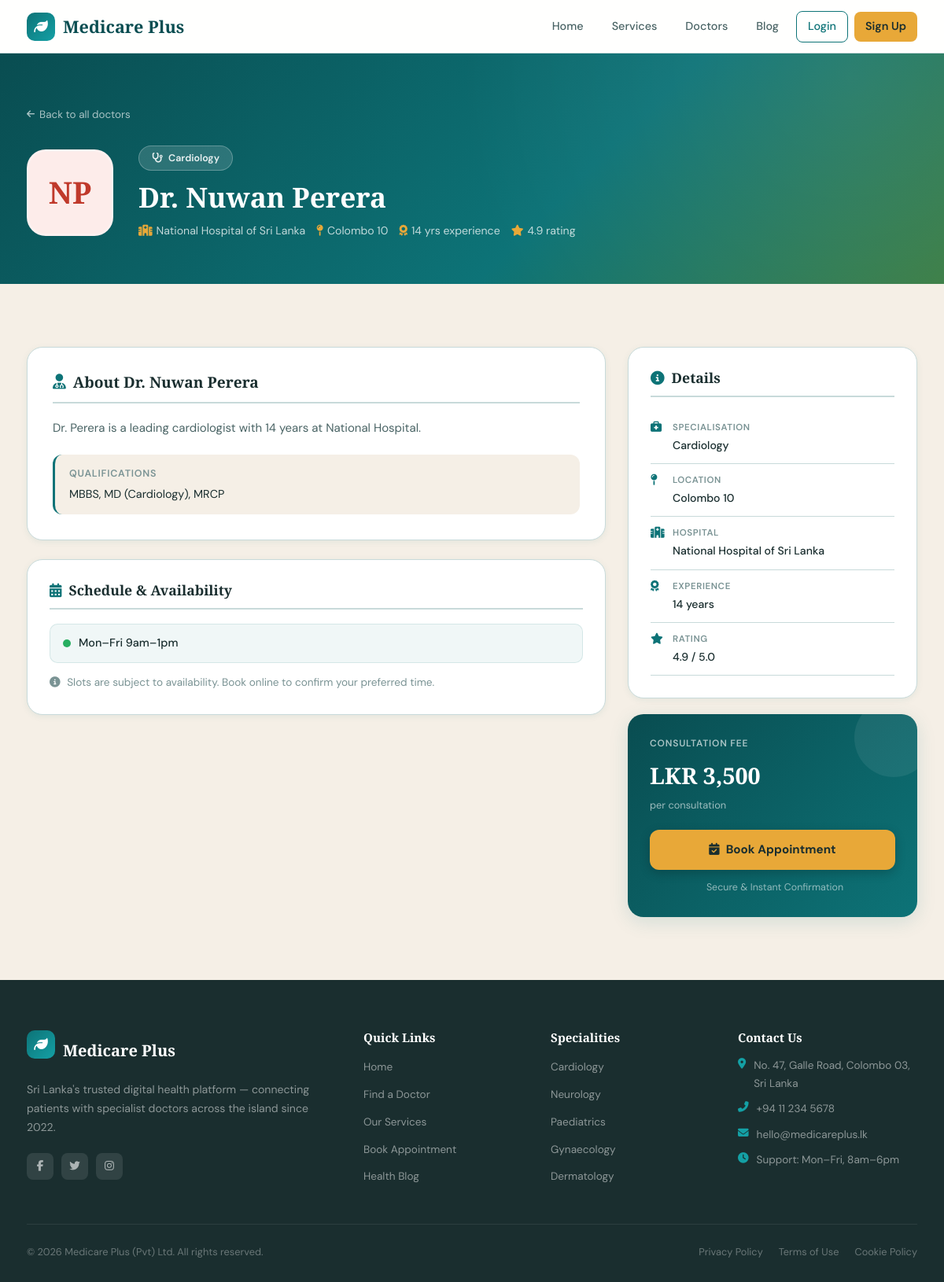
Page /doctor_profile.php?id=1 on the committed database.
### tables this page shows
CREATE TABLE IF NOT EXISTS doctors (
    id                  INT UNSIGNED AUTO_INCREMENT PRIMARY KEY,
    user_id             INT UNSIGNED NOT NULL UNIQUE,
    specialization      VARCHAR(120) NOT NULL,
    qualification       VARCHAR(255),
    hospital            VARCHAR(180),
    location            VARCHAR(180),
    consultation_fee    DECIMAL(10,2) NOT NULL DEFAULT 1500.00,
    experience_years    TINYINT UNSIGNED DEFAULT 0,
    rating              DECIMAL(3,2) DEFAULT 4.00,
    availability        VARCHAR(255),
    bio                 TEXT,
    created_at          TIMESTAMP DEFAULT CURRENT_TIMESTAMP,
    FOREIGN KEY (user_id) REFERENCES users(id) ON DELETE CASCADE
);

CREATE TABLE IF NOT EXISTS users (
    id              INT UNSIGNED AUTO_INCREMENT PRIMARY KEY,
    first_name      VARCHAR(80)  NOT NULL,
    last_name       VARCHAR(80)  NOT NULL,
    email           VARCHAR(180) NOT NULL UNIQUE,
    password_hash   VARCHAR(255) NOT NULL,
    role            ENUM('patient','doctor','admin') NOT NULL DEFAULT 'patient',
    phone           VARCHAR(20),
    address         VARCHAR(255),
    city            VARCHAR(100),
    created_at      TIMESTAMP DEFAULT CURRENT_TIMESTAMP,
    updated_at      TIMESTAMP DEFAULT CURRENT_TIMESTAMP ON UPDATE CURRENT_TIMESTAMP
);

### functions.php (called while the page is built, shortened)
<?php
function fetch_doctor_by_id(int $id): ?array {
    $conn = get_db_connection();
    $stmt = $conn->prepare(
        'SELECT d.*, u.first_name, u.last_name, u.email, u.phone, u.city
         FROM doctors d JOIN users u ON u.id = d.user_id WHERE d.id = ? LIMIT 1'
    );
    $stmt->bind_param('i', $id);
    $stmt->execute();
    $row = $stmt->get_result()->fetch_assoc();
    return $row ?: null;
}

### doctor_profile.php (the view, shortened to what this page needs)
<?php
require_once 'functions.php';
$docId  = filter_input(INPUT_GET, 'id', FILTER_VALIDATE_INT);
$doctor = $docId ? fetch_doctor_by_id($docId) : null;
include 'header.php';
$specColours = [
    'Cardiology'           => ['#c0392b','#fdecea'],
    'Neurology'            => ['#6c3483','#f3e8f9'],
    'Paediatrics'          => ['#1565c0','#e3f0fc'],
    'Pediatrics'           => ['#1565c0','#e3f0fc'],
    'Dermatology'          => ['#b7950b','#fef9e7'],
    'Orthopaedics'         => ['#1a5276','#eaf2fc'],
    'Orthopedics'          => ['#1a5276','#eaf2fc'],
    'General Practitioner' => ['#1e8449','#e9f7ef'],
    'Gynaecology'          => ['#b03a8a','#fce4f4'],
    'ENT'                  => ['#ca6f1e','#fef3e2'],
    'Endocrinology'        => ['#1abc9c','#e8faf5'],
    'Pulmonology'          => ['#2980b9','#eaf4fb'],
];
?>
<?php if ($doctor):
    $spec     = htmlspecialchars($doctor['specialization']);
    $name     = htmlspecialchars($doctor['first_name'] . ' ' . $doctor['last_name']);
    $initials = strtoupper(substr($doctor['first_name'],0,1) . substr($doctor['last_name'],0,1));
    $rating   = (float)$doctor['rating'];
    $fee      = (float)$doctor['consultation_fee'];
    $exp      = (int)$doctor['experience_years'];
    $hosp     = htmlspecialchars($doctor['hospital'] ?? '');
    $city     = htmlspecialchars($doctor['location'] ?? $doctor['city'] ?? 'Sri Lanka');
    $avail    = htmlspecialchars($doctor['availability'] ?? 'Mon – Fri, 9am – 5pm');
    $bio      = nl2br(htmlspecialchars($doctor['bio'] ?: 'No biography provided for this specialist.'));
    $qual     = htmlspecialchars($doctor['qualification'] ?? '');
    $colours  = $specColours[$doctor['specialization']] ?? ['var(--teal)','rgba(13,115,119,.08)'];
    $accentC  = $colours[0];
    $lightC   = $colours[1];
?>
<section style="background:linear-gradient(135deg,var(--teal-dark) 0%,var(--teal) 60%,var(--leaf) 100%);padding:64px 0 56px;position:relative;overflow:hidden">
    <div style="position:absolute;inset:0;background:radial-gradient(circle at 90% 10%,rgba(255,255,255,.07) 0%,transparent 45%);pointer-events:none"></div>
    <div class="container" style="position:relative">
        <a href="doctors.php" style="display:inline-flex;align-items:center;gap:6px;color:rgba(255,255,255,.65);font-size:.84rem;text-decoration:none;margin-bottom:28px;transition:color .2s"
            onmouseover="this.style.color='#fff'" onmouseout="this.style.color='rgba(255,255,255,.65)'">
            <i class="fas fa-arrow-left" style="font-size:.72rem"></i> Back to all doctors
        </a>
        <div style="display:flex;align-items:center;gap:32px;flex-wrap:wrap">
            <div style="width:110px;height:110px;border-radius:24px;background:<?= $lightC ?>;display:flex;align-items:center;justify-content:center;font-family:var(--font-display);font-size:2.4rem;font-weight:700;color:<?= $accentC ?>;border:3px solid rgba(255,255,255,.25);flex-shrink:0">
                <?= $initials ?>
            </div>
            <div>
                <div style="display:inline-flex;align-items:center;gap:7px;background:rgba(255,255,255,.14);border:1px solid rgba(255,255,255,.25);border-radius:50px;padding:5px 16px;font-size:.78rem;font-weight:600;color:rgba(255,255,255,.9);margin-bottom:12px">
                    <i class="fas fa-stethoscope"></i> <?= $spec ?>
                </div>
                <h1 style="font-family:var(--font-display);font-size:clamp(1.6rem,3vw,2.2rem);color:#fff;margin:0 0 10px">Dr. <?= $name ?></h1>
                <div style="display:flex;flex-wrap:wrap;gap:14px;font-size:.88rem;color:rgba(255,255,255,.75)">
                    <?php if ($hosp): ?>
                    <span><i class="fas fa-hospital-alt" style="margin-right:5px;color:var(--accent)"></i><?= $hosp ?></span>
                    <?php endif; ?>
                    <span><i class="fas fa-map-pin" style="margin-right:5px;color:var(--accent)"></i><?= $city ?></span>
                    <?php if ($exp > 0): ?>
                    <span><i class="fas fa-award" style="margin-right:5px;color:var(--accent)"></i><?= $exp ?> yrs experience</span>
                    <?php endif; ?>
                    <?php if ($rating > 0): ?>
                    <span><i class="fas fa-star" style="margin-right:5px;color:var(--accent)"></i><?= number_format($rating,1) ?> rating</span>
                    <?php endif; ?>
                </div>
            </div>
        </div>
    </div>
</section>
<section class="section">
    <div class="container">
        <div style="display:grid;grid-template-columns:2fr 1fr;gap:28px;align-items:start">
            <div style="display:flex;flex-direction:column;gap:24px">
                <div style="background:var(--white);border-radius:var(--radius-lg);border:1px solid var(--border);padding:32px;box-shadow:var(--shadow-sm)">
                    <h2 style="font-family:var(--font-display);font-size:1.2rem;color:var(--dark);margin:0 0 18px;padding-bottom:14px;border-bottom:2px solid var(--border);display:flex;align-items:center;gap:9px">
                        <i class="fas fa-user-doctor" style="color:var(--teal)"></i> About Dr. <?= $name ?>
                    </h2>
                    <p style="color:var(--mid);line-height:1.8;margin:0"><?= $bio ?></p>
                    <?php if ($qual): ?>
                    <div style="margin-top:20px;padding:14px 18px;background:var(--sand);border-radius:var(--radius);border-left:3px solid var(--teal)">
                        <div style="font-size:.78rem;text-transform:uppercase;letter-spacing:.8px;color:var(--muted);margin-bottom:4px;font-weight:600">Qualifications</div>
                        <div style="font-size:.9rem;color:var(--dark)"><?= $qual ?></div>
                    </div>
                    <?php endif; ?>
                </div>
                <div style="background:var(--white);border-radius:var(--radius-lg);border:1px solid var(--border);padding:28px;box-shadow:var(--shadow-sm)">
                    <h2 style="font-family:var(--font-display);font-size:1.1rem;color:var(--dark);margin:0 0 18px;padding-bottom:12px;border-bottom:2px solid var(--border);display:flex;align-items:center;gap:9px">
                        <i class="fas fa-calendar-alt" style="color:var(--teal)"></i> Schedule &amp; Availability
                    </h2>
                    <div style="display:flex;align-items:center;gap:10px;padding:12px 16px;background:rgba(13,115,119,.06);border-radius:10px;border:1px solid rgba(13,115,119,.12)">
                        <div style="width:10px;height:10px;border-radius:50%;background:#27ae60;flex-shrink:0"></div>
                        <span style="font-size:.9rem;color:var(--dark);font-weight:500"><?= $avail ?></span>
                    </div>
                    <p style="margin:14px 0 0;font-size:.85rem;color:var(--muted)">
                        <i class="fas fa-info-circle" style="margin-right:5px"></i>
                        Slots are subject to availability. Book online to confirm your preferred time.
                    </p>
                </div>
            </div>
            <div style="display:flex;flex-direction:column;gap:20px">
                <div style="background:var(--white);border-radius:var(--radius-lg);border:1px solid var(--border);padding:28px;box-shadow:var(--shadow-sm)">
                    <h2 style="font-family:var(--font-display);font-size:1.1rem;color:var(--dark);margin:0 0 18px;padding-bottom:12px;border-bottom:2px solid var(--border);display:flex;align-items:center;gap:9px">
                        <i class="fas fa-circle-info" style="color:var(--teal)"></i> Details
                    </h2>
                    <ul style="list-style:none;padding:0;margin:0;display:flex;flex-direction:column;gap:0">
                        <?php
                        $details = [
                            ['fas fa-briefcase-medical', 'Specialisation', $spec],
                            ['fas fa-map-pin',            'Location',       $city],
                        ];
                        if ($hosp) $details[] = ['fas fa-hospital-alt','Hospital',$hosp];
                        if ($exp>0) $details[] = ['fas fa-award','Experience',$exp.' years'];
                        if ($rating>0) $details[] = ['fas fa-star','Rating',number_format($rating,1).' / 5.0'];
                        foreach ($details as $d):
                        ?>
                        <li style="display:flex;align-items:flex-start;gap:12px;padding:11px 0;border-bottom:1px solid var(--border);font-size:.88rem">
                            <i class="<?= $d[0] ?>" style="color:var(--teal);width:16px;flex-shrink:0;margin-top:2px"></i>
                            <div>
                                <div style="font-size:.72rem;text-transform:uppercase;letter-spacing:.6px;color:var(--muted);margin-bottom:2px;font-weight:600"><?= $d[1] ?></div>
                                <div style="color:var(--dark);font-weight:500"><?= $d[2] ?></div>
                            </div>
                        </li>
                        <?php endforeach; ?>
                    </ul>
                </div>
                <div style="background:linear-gradient(135deg,var(--teal-dark),var(--teal));border-radius:var(--radius-lg);padding:28px;box-shadow:var(--shadow-md);position:relative;overflow:hidden">
                    <div style="position:absolute;right:-20px;top:-20px;width:100px;height:100px;background:rgba(255,255,255,.07);border-radius:50%;pointer-events:none"></div>
                    <div style="position:relative">
                        <div style="font-size:.75rem;text-transform:uppercase;letter-spacing:.8px;color:rgba(255,255,255,.65);margin-bottom:6px;font-weight:600">Consultation Fee</div>
                        <div style="font-family:var(--font-display);font-size:1.8rem;font-weight:700;color:#fff;margin-bottom:4px">
                            LKR <?= number_format($fee,0) ?>
                        </div>
                        <div style="font-size:.8rem;color:rgba(255,255,255,.6);margin-bottom:20px">per consultation</div>
                        <a href="book_appointment.php?doctor_id=<?= (int)$doctor['id'] ?>"
                            style="display:flex;align-items:center;justify-content:center;gap:8px;width:100%;padding:13px;background:var(--accent);color:var(--dark);border-radius:var(--radius);font-weight:700;font-size:.95rem;text-decoration:none;transition:all .2s;box-shadow:0 4px 14px rgba(0,0,0,.2)"
                            onmouseover="this.style.background='var(--accent-dark)';this.style.transform='translateY(-1px)'"
                            onmouseout="this.style.background='var(--accent)';this.style.transform=''">
                            <i class="fas fa-calendar-check"></i> Book Appointment
                        </a>
                        <div style="display:flex;align-items:center;gap:6px;justify-content:center;margin-top:12px;font-size:.78rem;color:rgba(255,255,255,.55)">
                            <i class="fas fa-shield-check"></i> Secure &amp; Instant Confirmation
                        </div>
                    </div>
                </div>
            </div>
        </div>
    </div>
</section>
<?php endif; ?>
<?php include 'footer.php'; ?>

### assets/css/style.css (style rules this page uses)
:root { --teal: #0d7377; --teal-dark: #094d51; --teal-light: #14a0a5; --accent: #e8a838; --accent-dark: #c48520; --leaf: #3a7d44; --sand: #f5efe6; --sand-dark: #ede3d6; --white: #ffffff; --dark: #1a2e2f; --mid: #4a6465; --muted: #7a9394; --border: #c8dada; --radius: 12px; --radius-lg: 20px; --shadow-sm: 0 2px 8px rgba(13,115,119,.08); --shadow-md: 0 6px 24px rgba(13,115,119,.14); --shadow-lg: 0 16px 48px rgba(13,115,119,.18); --font-display:'Playfair Display', Georgia, serif; --font-body: 'DM Sans', -apple-system, sans-serif; --transition: 0.25s cubic-bezier(.4,0,.2,1); }
*, *::before, *::after { box-sizing: border-box; margin: 0; padding: 0; }
html { scroll-behavior: smooth; }
body { font-family: var(--font-body); background: var(--sand); color: var(--dark); line-height: 1.65; font-size: 15px; -webkit-font-smoothing: antialiased; }
a { color: var(--teal); text-decoration: none; transition: color var(--transition); }
h1, h2, h3, h4, h5 { font-family: var(--font-display); line-height: 1.2; color: var(--dark); }
p { color: var(--mid); }
ul { list-style: none; }
.container { max-width: 1180px; margin: 0 auto; padding: 0 24px; }
.section { padding: 80px 0; }
.page-body { padding-top: 68px; }

### rows in the picture
doctors: user.last_name "NP", specialization "Cardiology", user.last_name "Nuwan Perera", hospital "National Hospital of Sri Lanka", location "Colombo 10", experience_years "14", rating "4.9", bio "Dr. Perera is a leading cardiologist with 14 years at National Hospital.", qualification "MBBS, MD (Cardiology), MRCP", availability "Mon–Fri 9am–1pm", consultation_fee "3,500"

### other values in the picture
$d[1] "SPECIALISATION"
$d[2] "Cardiology"
$d[1] "LOCATION"
$d[2] "Colombo 10"
$d[1] "HOSPITAL"
$d[2] "National Hospital of Sri Lanka"
$d[1] "EXPERIENCE"
$d[2] "14 years"
$d[1] "RATING"
$d[2] "4.9 / 5.0"
